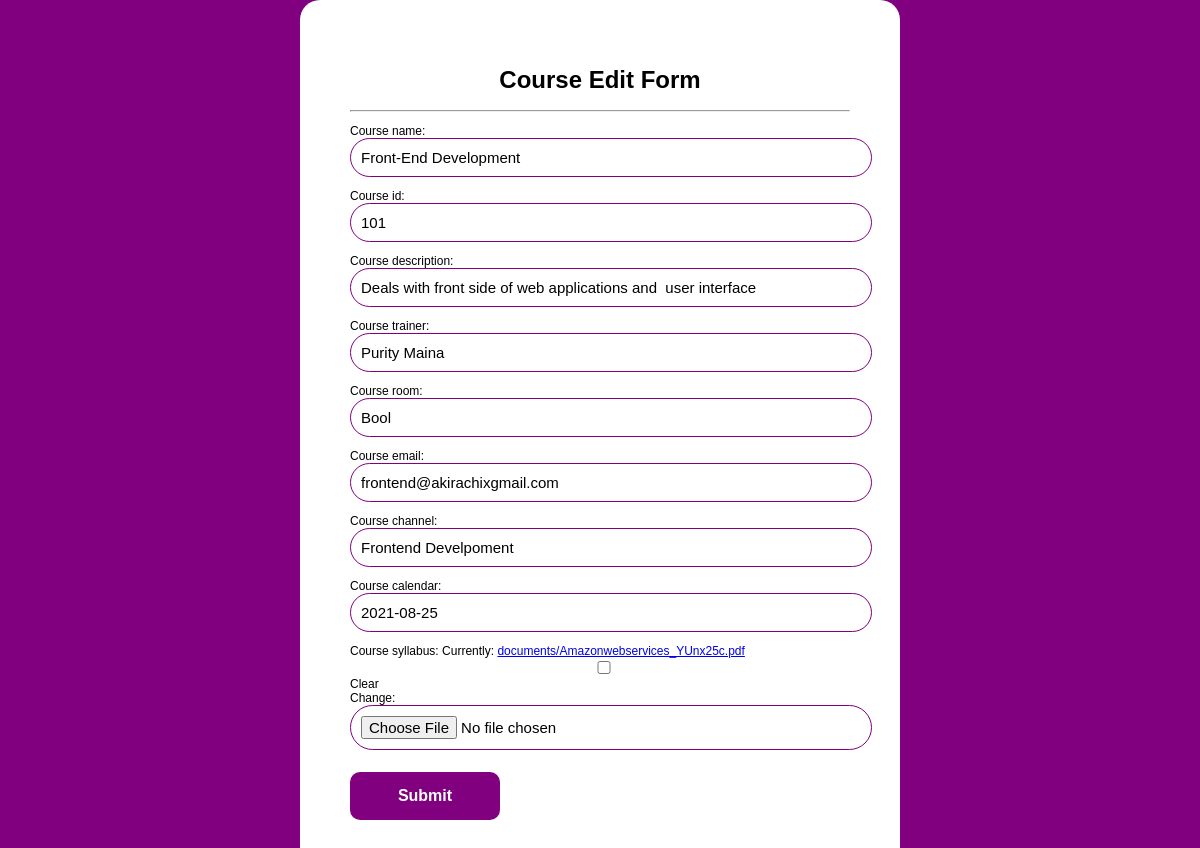
Before: /courses/edit/3/ with the older database file.
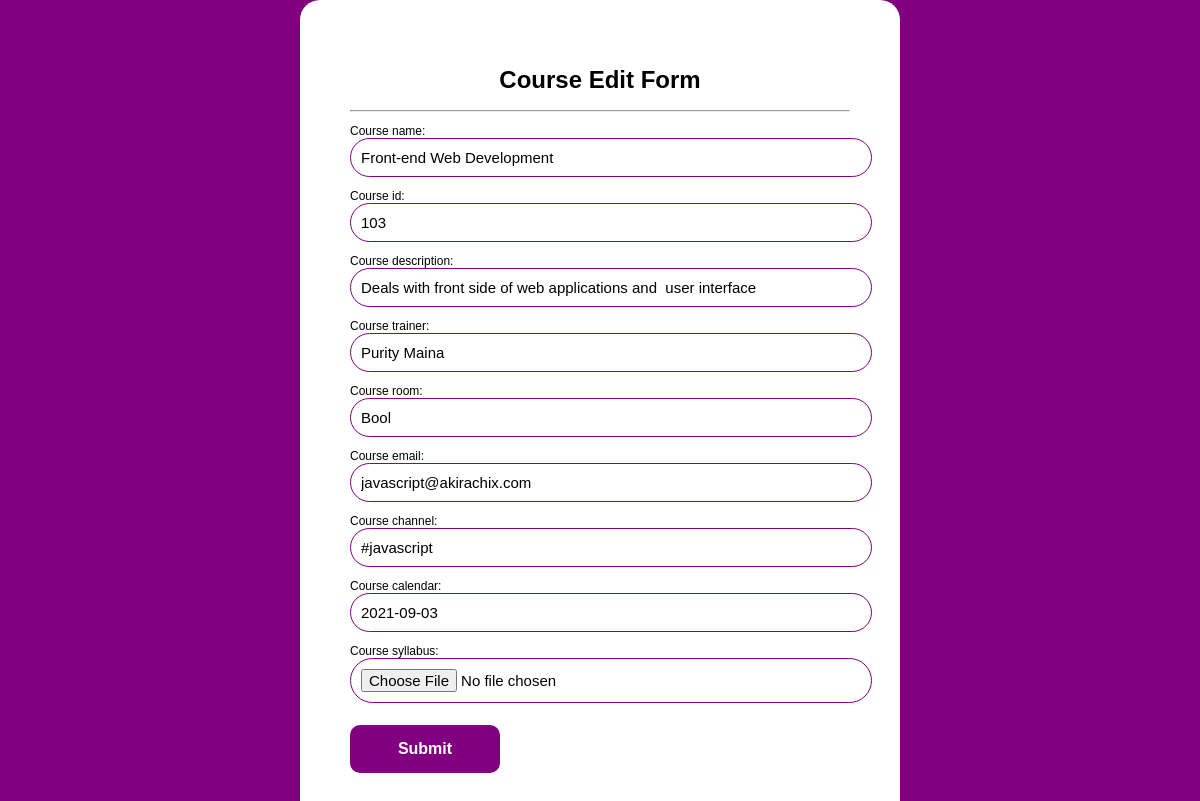
After: the same page with the newer database file.
### courses/models.py (models this page shows)
class Courses(models.Model):
    course_name=models.CharField(max_length=40)
    course_id=models.PositiveSmallIntegerField(null=True)
    course_description=models.CharField(max_length=200)
    course_trainer=models.CharField(max_length=40)
    course_room=models.CharField(max_length=10)
    course_email=models.EmailField(null=True)
    course_channel=models.CharField(max_length=20)
    course_calendar=models.DateField(null=True)
    course_syllabus=models.FileField(upload_to="documents/",null=True, blank=True)

### courses/views.py (the view)
# urls.py: path("edit/<int:id>/", edit_course, name="edit_course"),
def edit_course(request, id):
    courses = Courses.objects.get(id=id)
    if request.method == "POST":
        form = CourseRegistrationForm(request.POST, instance=courses)
        if form.is_valid():
            form.save()
        return redirect("course_list")
    else:
        form = CourseRegistrationForm(instance=courses)
        return render(request, "edit_course.htm", {"form":form})

### courses/forms.py
class CourseRegistrationForm(forms.ModelForm):
    class Meta:
        model = Courses
        fields = "__all__"
        widgets = {
            'course_name': TextInput(attrs={
                'class': "form-control",
                'style': 'max-width: 500px;',
                'placeholder': 'Course'
                }),
            'course_id':TextInput(attrs={
                'class': "form-control",
                'style': 'max-width: 500px;',
                'placeholder': 'Id'
                }),
            'course_trainer':TextInput(attrs={
                'class': "form-control",
                'style': 'max-width: 500px;',
                'placeholder': 'Trainer'
                }),
            'course_description':TextInput(attrs={
                'class': "form-control",
                'style': 'max-width: 500px;',
                'placeholder': 'Description'
                }),
            'course_email':EmailInput(attrs={
                'class': "form-control",
                'style': 'max-width: 5 00px;',
                'placeholder': 'Email'
                }),
        }

### courses/templates/edit_course.htm (shortened to what this page needs)
<!DOCTYPE html>
<html lang="en">
<head>
</head>
<body>
    <div class="reg">
   <center> <h1>Course Edit Form</h1> </center>
   <hr>
    <form method="POST" enctype="multipart/form-data">
    {{form.as_p}}
        <button type="submit" value="save">Submit</button>
    </form>
</div>
</body>
</html>

Changed rows visible on the page:
changed Courses "Deals with front side of web applications and user interface": course_name "Front-End Development" → "Front-end Web Development"; course_id "101" → "103"; course_email "frontend@akirachixgmail.com" → "javascript@akirachix.com"; course_channel "Frontend Develpoment" → "#javascript"; course_calendar "2021-08-25" → "2021-09-03"
Other visible differences:
form field as_p: "☐" → (not shown)
text no longer shown: "Course name: Course id: Course description: Course trainer: Course room: Course email: Course channel: Course calendar: Course syllabus: Currently: documents/Amazonwebservices_YUnx25c.pdf Clear Change:"
text now shown: "Course name: Course id: Course description: Course trainer: Course room: Course email: Course channel: Course calendar: Course syllabus:"
